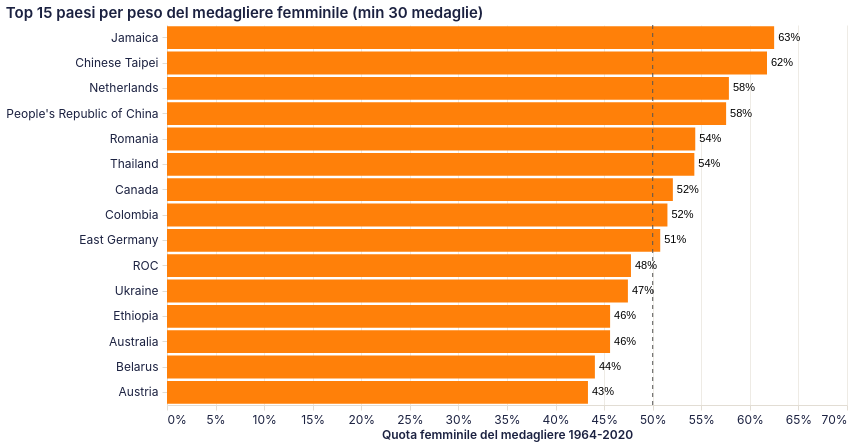

The code cell stored with this chart in its notebook:
### Markdown cell above
## 5. Paesi che dipendono maggiormente dalle medaglie femminili

Per ogni paese aggreghiamo l'intero periodo 1964–2020 e calcoliamo la metrica più semplice
e leggibile:

$$\text{quota femminile} = \frac{\text{medaglie femminili}}{\text{medaglie femminili} + \text{medaglie maschili}}$$

Per evitare classifiche costruite su numeri piccoli (un paese con 2 medaglie su 3 femminili
finirebbe in testa), consideriamo solo i paesi con **almeno 30 medaglie di genere** nel periodo.

### Code cell
# Nome leggibile del paese: l'ultimo nome associato a ogni NOC nel dataset indicatori.
noc_nome = socio.sort_values("Anno").groupby("Codice_NOC")["Nazione"].last()

paesi = medals_gender.groupby("country_noc", as_index=False)[["medaglie_f", "medaglie_m"]].sum()
paesi["medaglie_fm"] = paesi["medaglie_f"] + paesi["medaglie_m"]
paesi["quota_f"] = paesi["medaglie_f"] / paesi["medaglie_fm"]
paesi["paese"] = paesi["country_noc"].map(noc_nome).fillna(paesi["country_noc"])

MIN_MEDAGLIE = 30
top15 = (
    paesi.loc[paesi["medaglie_fm"] >= MIN_MEDAGLIE]
    .sort_values("quota_f", ascending=False)
    .head(15)
)
print(f"Paesi con almeno {MIN_MEDAGLIE} medaglie di genere nel 1964-2020: "
      f"{(paesi['medaglie_fm'] >= MIN_MEDAGLIE).sum()}")

barre = (
    alt.Chart(top15)
    .mark_bar(color=COLORE_F)
    .encode(
        y=alt.Y("paese:N", sort="-x", title=None),
        x=alt.X("quota_f:Q", title="Quota femminile del medagliere 1964-2020",
                axis=alt.Axis(format="%"), scale=alt.Scale(domain=[0, 0.7])),
        tooltip=[
            alt.Tooltip("paese:N", title="Paese"),
            alt.Tooltip("medaglie_f:Q", title="Medaglie femminili", format=",.0f"),
            alt.Tooltip("medaglie_m:Q", title="Medaglie maschili", format=",.0f"),
            alt.Tooltip("quota_f:Q", title="Quota femminile", format=".1%"),
        ],
    )
)
etichette = barre.mark_text(align="left", dx=4).encode(text=alt.Text("quota_f:Q", format=".0%"))
parita_v = (
    alt.Chart(pd.DataFrame({"quota_f": [0.5]}))
    .mark_rule(strokeDash=[4, 4], color="#555555")
    .encode(x="quota_f:Q")
)

grafico_top15 = (barre + etichette + parita_v).properties(
    width=680, height=380,
    title=f"Top 15 paesi per peso del medagliere femminile (min {MIN_MEDAGLIE} medaglie)",
)
grafico_top15

### Figure 1 — Vega-Lite specification as saved in the notebook (floating-point values rounded to 4 significant figures)
{"config": {"background": "transparent", "view": {"continuousWidth": 400, "continuousHeight": 300, "stroke": null, "fill": null}, "mark": {"color": "#1b2140"}, "arc": {"fill": "#1b2140"}, "area": {"fill": "#1b2140", "line": true, "fillOpacity": 0.15}, "line": {"stroke": "#1b2140", "strokeWidth": 2}, "path": {"stroke": "#1b2140"}, "rect": {"fill": "#1b2140"}, "bar": {"fill": "#1b2140"}, "point": {"fill": "#1b2140", "filled": true}, "shape": {"stroke": "#1b2140"}, "symbol": {"fill": "#1b2140"}, "title": {"color": "#1b2140", "anchor": "start", "fontSize": 15, "font": "Inter, system-ui, -apple-system, BlinkMacSystemFont, 'Segoe UI', Roboto, sans-serif", "fontWeight": 600, "subtitleColor": "#1b2140", "subtitleFont": "Inter, system-ui, -apple-system, BlinkMacSystemFont, 'Segoe UI', Roboto, sans-serif"}, "axis": {"labelColor": "#1b2140", "labelFontSize": 12, "labelFont": "Inter, system-ui, -apple-system, BlinkMacSystemFont, 'Segoe UI', Roboto, sans-serif", "labelFontWeight": 400, "titleColor": "#1b2140", "titleFont": "Inter, system-ui, -apple-system, BlinkMacSystemFont, 'Segoe UI', Roboto, sans-serif", "titleFontWeight": 600, "titleFontSize": 12, "grid": true, "gridColor": "#e2ddd4", "gridWidth": 0.6, "domainColor": "#e2ddd4", "tickColor": "#e2ddd4", "labelAngle": 0, "labelPadding": 4, "tickSize": 5}, "axisBand": {"grid": false}, "legend": {"labelFontSize": 11, "titleFontSize": 12, "labelFont": "Inter, system-ui, -apple-system, BlinkMacSystemFont, 'Segoe UI', Roboto, sans-serif", "titleFont": "Inter, system-ui, -apple-system, BlinkMacSystemFont, 'Segoe UI', Roboto, sans-serif", "labelColor": "#1b2140", "titleColor": "#1b2140", "symbolType": "circle", "padding": 4}, "range": {"category": ["#1b2140", "#ff8009", "#9a0641", "#ffe34a", "#e7b6af", "#0088b0", "#e03830"]}}, "layer": [{"mark": {"type": "bar", "color": "#ff8009"}, "encoding": {"tooltip": [{"field": "paese", "title": "Paese", "type": "nominal"}, {"field": "medaglie_f", "format": ",.0f", "title": "Medaglie femminili", "type": "quantitative"}, {"field": "medaglie_m", "format": ",.0f", "title": "Medaglie maschili", "type": "quantitative"}, {"field": "quota_f", "format": ".1%", "title": "Quota femminile", "type": "quantitative"}], "x": {"axis": {"format": "%"}, "field": "quota_f", "scale": {"domain": [0, 0.7]}, "title": "Quota femminile del medagliere 1964-2020", "type": "quantitative"}, "y": {"field": "paese", "sort": "-x", "title": null, "type": "nominal"}}}, {"mark": {"type": "text", "align": "left", "dx": 4}, "encoding": {"text": {"field": "quota_f", "format": ".0%", "type": "quantitative"}, "tooltip": [{"field": "paese", "title": "Paese", "type": "nominal"}, {"field": "medaglie_f", "format": ",.0f", "title": "Medaglie femminili", "type": "quantitative"}, {"field": "medaglie_m", "format": ",.0f", "title": "Medaglie maschili", "type": "quantitative"}, {"field": "quota_f", "format": ".1%", "title": "Quota femminile", "type": "quantitative"}], "x": {"axis": {"format": "%"}, "field": "quota_f", "scale": {"domain": [0, 0.7]}, "title": "Quota femminile del medagliere 1964-2020", "type": "quantitative"}, "y": {"field": "paese", "sort": "-x", "title": null, "type": "nominal"}}}, {"data": {"name": "data-ae456247d702c6c353c73adae49361a3"}, "mark": {"type": "rule", "color": "#555555", "strokeDash": [4, 4]}, "encoding": {"x": {"field": "quota_f", "type": "quantitative"}}}], "data": {"name": "data-da1bbcff9ef06bd85d1be978221c50a6"}, "height": 380, "title": "Top 15 paesi per peso del medagliere femminile (min 30 medaglie)", "width": 680, "$schema": "https://vega.github.io/schema/vega-lite/v6.4.1.json", "datasets": {"data-da1bbcff9ef06bd85d1be978221c50a6": [{"country_noc": "JAM", "medaglie_f": 50.0, "medaglie_m": 30.0, "medaglie_fm": 80.0, "quota_f": 0.625, "paese": "Jamaica"}, {"country_noc": "TPE", "medaglie_f": 21.0, "medaglie_m": 13.0, "medaglie_fm": 34.0, "quota_f": 0.6176, "paese": "Chinese Taipei"}, {"country_noc": "NED", "medaglie_f": 118.0, "medaglie_m": 86.0, "medaglie_fm": 204.0, "quota_f": 0.5784, "paese": "Netherlands"}, {"country_noc": "CHN", "medaglie_f": 358.0, "medaglie_m": 264.0, "medaglie_fm": 622.0, "quota_f": 0.5756, "paese": "People's Republic of China"}, {"country_noc": "ROU", "medaglie_f": 149.0, "medaglie_m": 125.0, "medaglie_fm": 274.0, "quota_f": 0.5438, "paese": "Romania"}, {"country_noc": "THA", "medaglie_f": 19.0, "medaglie_m": 16.0, "medaglie_fm": 35.0, "quota_f": 0.5429, "paese": "Thailand"}, {"country_noc": "CAN", "medaglie_f": 113.0, "medaglie_m": 104.0, "medaglie_fm": 217.0, "quota_f": 0.5207, "paese": "Canada"}, {"country_noc": "COL", "medaglie_f": 17.0, "medaglie_m": 16.0, "medaglie_fm": 33.0, "quota_f": 0.5152, "paese": "Colombia"}, {"country_noc": "GDR", "medaglie_f": 197.0, "medaglie_m": 191.0, "medaglie_fm": 388.0, "quota_f": 0.5077, "paese": "East Germany"}, {"country_noc": "ROC", "medaglie_f": 32.0, "medaglie_m": 35.0, "medaglie_fm": 67.0, "quota_f": 0.4776, "paese": "ROC"}, {"country_noc": "UKR", "medaglie_f": 65.0, "medaglie_m": 72.0, "medaglie_fm": 137.0, "quota_f": 0.4745, "paese": "Ukraine"}, {"country_noc": "ETH", "medaglie_f": 26.0, "medaglie_m": 31.0, "medaglie_fm": 57.0, "quota_f": 0.4561, "paese": "Ethiopia"}, {"country_noc": "AUS", "medaglie_f": 187.0, "medaglie_m": 223.0, "medaglie_fm": 410.0, "quota_f": 0.4561, "paese": "Australia"}, {"country_noc": "BLR", "medaglie_f": 37.0, "medaglie_m": 47.0, "medaglie_fm": 84.0, "quota_f": 0.4405, "paese": "Belarus"}, {"country_noc": "AUT", "medaglie_f": 13.0, "medaglie_m": 17.0, "medaglie_fm": 30.0, "quota_f": 0.4333, "paese": "Austria"}], "data-ae456247d702c6c353c73adae49361a3": [{"quota_f": 0.5}]}}
